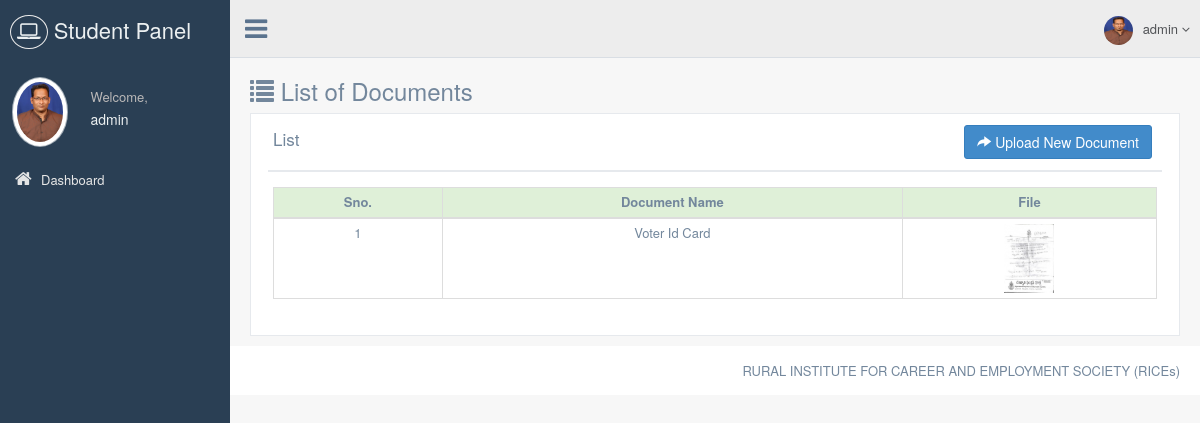
The page /studentpanel/upload-document/list.php (signed in) on the database its author committed.
### tables this page shows
CREATE TABLE `student_document` (
  `Doc_Id` int(11) NOT NULL,
  `Doc_Name` varchar(100) NOT NULL,
  `Doc_File` varchar(75) NOT NULL,
  `Student_Id` int(11) NOT NULL
);

### libraries/classes/DBConn.php (called while the page is built, shortened)
<?php
class DBConn  extends Conn {
	 function ExecuteQuery($userQuery)
	{
		$result= mysql_query($userQuery);
                $num_fields = mysql_num_fields($result);
				$obj = array();
				$x=1;
				while($row=mysql_fetch_array($result)){
				  for($j=0;$j<$num_fields;$j++){
					 $name = mysql_field_name($result, $j);
					 $obj[$x][$name]=$row[$name];
					}
					$x++;
					}
     return $obj;
	}
}
?>

### studentpanel/upload-document/list.php (the view, shortened to what this page needs)
<?php
require_once(PATH_LIBRARIES.'/classes/DBConn.php');
include(PATH_STUDENT_INCLUDE.'/header.php');
$getdoc=$db->ExecuteQuery("SELECT Doc_Id, Doc_Name, Doc_File FROM student_document
WHERE Student_Id =".$_SESSION['sid']);
?>
<div>
  <div class="page-title">
    <div class="title_left">
      <h3><i class="glyphicon glyphicon-list"></i> List of Documents</h3>
    </div>
  </div>
  <div class="row">
    <div class="col-md-12 col-sm-12 col-xs-12">
      <div class="x_panel">
        <div class="x_title">
          <h2>List</h2>
          <ul class="nav navbar-right panel_toolbox">
            <li>
              <span><a class="btn btn-primary" href="index.php"><i class="glyphicon glyphicon-share-alt"></i> Upload New Document</a></span>
            </li>
          </ul>
          <div class="clearfix"></div>
        </div>
        <div class="x_content">
        	<table class="table table-hover table-stripped table-bordered table-condensed">
              <thead>
                <tr class="success">
                  <th>Sno.</th>
                  <th>Document Name</th>
                  <th>File</th>
                </tr>
              </thead>
              <tbody>
                <?php
                    $i=1;
                    foreach($getdoc as $getdocVal){ ?>
                <tr>
                  <td><?php echo $i;?></td>
                  <td><?php echo $getdocVal['Doc_Name']; ?></td>
                  <td><img width="50px;" src="<?php echo PATH_DATA_DOC ?>/student-doc/thumb/<?php echo $getdocVal['Doc_File'];?>" alt="" /></td>
                </tr>
                <?php $i++;} ?>
              </tbody>
            </table>
        </div>
      </div>
    </div>
  </div>
</div>
<?php require_once(PATH_STUDENT_INCLUDE.'/footer.php'); ?>

### rows shown on the page
student_document: Doc_Name "Voter Id Card", Doc_File (picture)

### other values the page prints
$_SESSION['sname'] "admin"
